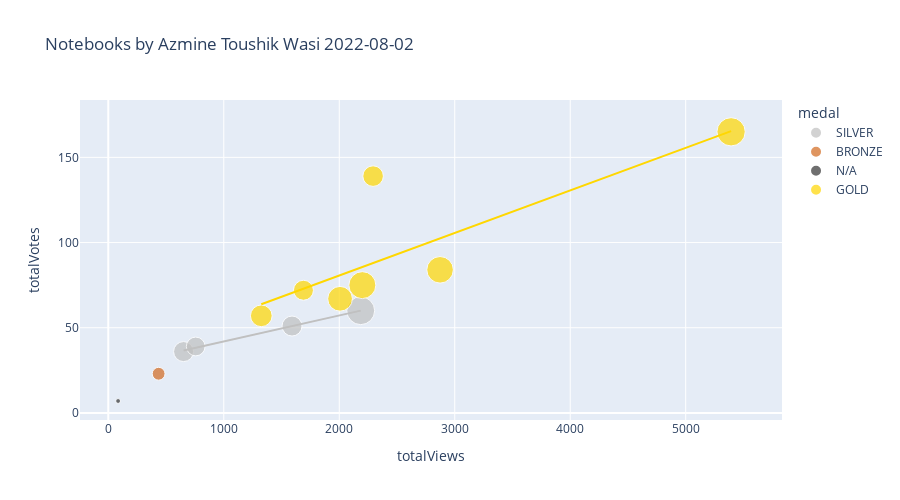

Notebook code for this chart:
### Code cell
dft=pd.read_csv(links[-2])

dft['totalComments'].fillna(0, inplace=True)
dft['medal'].fillna('N/A', inplace=True)
dft['size'] = dft['totalComments'].clip(lower=1)
color_map = {
    'GOLD': 'gold',
    'SILVER': 'silver',
    'BRONZE': 'chocolate',
    'N/A': '#333'}
px.scatter(
    dft,
    'totalViews',
    'totalVotes',
    title=f'Notebooks by {df.author_displayName.get(0)} '+str(links[-2][25:35]),
    log_x=False,
    log_y=False,
    #width=800, 
    height=500,
    color='medal',
    color_discrete_map=color_map,
    size='size',
    trendline='ols',
    trendline_options=dict(log_x=False, log_y=False, add_constant=True),
    #trendline='lowess', # Use for Locally Weighted Scatterplot Smoothing line
    #trendline_scope='overall', # Use this for one trendline
    hover_name='title')

### Figure 1 — Plotly figure (JSON) as saved in the notebook; plotly's stock layout.template omitted (floating-point values rounded to 4 significant figures)
{"data": [{"hovertemplate": "<b>%{hovertext}</b><br><br>medal=SILVER<br>totalViews=%{x}<br>totalVotes=%{y}<br>size=%{marker.size}<extra></extra>", "hovertext": ["▶️ Cristiano Ronaldo ⚽ Goals  📊 EDA, Analysis", "Coursera 📉 EDA, Insights, Sentiment Analysis", "ML Foundation ➡️ Feature Engineering", "Investment and Financial Analysis  🏭 GeoExports"], "legendgroup": "SILVER", "marker": {"color": "silver", "size": [33, 17, 17, 15], "sizemode": "area", "sizeref": 0.085, "symbol": "circle"}, "mode": "markers", "name": "SILVER", "orientation": "v", "showlegend": true, "type": "scatter", "x": [2186, 652, 1591, 757], "xaxis": "x", "y": [60, 36, 51, 39], "yaxis": "y"}, {"hovertemplate": "<b>OLS trendline</b><br>totalVotes = 0.0152407 * totalViews + 26.7405<br>R<sup>2</sup>=0.997333<br><br>medal=SILVER<br>totalViews=%{x}<br>totalVotes=%{y} <b>(trend)</b><extra></extra>", "legendgroup": "SILVER", "marker": {"color": "silver", "symbol": "circle"}, "mode": "lines", "name": "SILVER", "showlegend": false, "type": "scatter", "x": [652, 757, 1591, 2186], "xaxis": "x", "y": [36.68, 38.28, 50.99, 60.06], "yaxis": "y"}, {"hovertemplate": "<b>%{hovertext}</b><br><br>medal=BRONZE<br>totalViews=%{x}<br>totalVotes=%{y}<br>size=%{marker.size}<extra></extra>", "hovertext": ["Daily AQI - Air Quality Index [Scheduled]"], "legendgroup": "BRONZE", "marker": {"color": "chocolate", "size": [7], "sizemode": "area", "sizeref": 0.085, "symbol": "circle"}, "mode": "markers", "name": "BRONZE", "orientation": "v", "showlegend": true, "type": "scatter", "x": [436], "xaxis": "x", "y": [23], "yaxis": "y"}, {"hovertemplate": "medal=BRONZE<extra></extra>", "legendgroup": "BRONZE", "marker": {"color": "chocolate", "symbol": "circle"}, "mode": "lines", "name": "BRONZE", "showlegend": false, "type": "scatter", "xaxis": "x", "yaxis": "y"}, {"hovertemplate": "<b>%{hovertext}</b><br><br>medal=N/A<br>totalViews=%{x}<br>totalVotes=%{y}<br>size=%{marker.size}<extra></extra>", "hovertext": ["Classification ➡️ Comparing Different Algorithms"], "legendgroup": "N/A", "marker": {"color": "#333", "size": [1], "sizemode": "area", "sizeref": 0.085, "symbol": "circle"}, "mode": "markers", "name": "N/A", "orientation": "v", "showlegend": true, "type": "scatter", "x": [85], "xaxis": "x", "y": [7], "yaxis": "y"}, {"hovertemplate": "medal=N/A<extra></extra>", "legendgroup": "N/A", "marker": {"color": "#333", "symbol": "circle"}, "mode": "lines", "name": "N/A", "showlegend": false, "type": "scatter", "xaxis": "x", "yaxis": "y"}, {"hovertemplate": "<b>%{hovertext}</b><br><br>medal=GOLD<br>totalViews=%{x}<br>totalVotes=%{y}<br>size=%{marker.size}<extra></extra>", "hovertext": ["UCL ⚽ EDA & Viz ⭐ 2021-22 ⭐ Players & Teams", "ML Foundation ➡️ Bias-Variance Tradeoff ", "Divorce Prediction & Reasons Analysis with PCA", "▶️ Lionel Messi 📊 Extended EDA ⚽ Goals ", "ML Foundation ➡️ Cross Validation ✅ All Methods", "ML Foundation ➡️ Clustering Techniques, Algorithms", "ML Foundation ➡️ Imputation : All Techniques"], "legendgroup": "GOLD", "marker": {"color": "gold", "size": [26, 30, 20, 31, 17, 18, 34], "sizemode": "area", "sizeref": 0.085, "symbol": "circle"}, "mode": "markers", "name": "GOLD", "orientation": "v", "showlegend": true, "type": "scatter", "x": [2007, 2873, 1325, 2200, 1690, 2293, 5393], "xaxis": "x", "y": [67, 84, 57, 75, 72, 139, 165], "yaxis": "y"}, {"hovertemplate": "<b>OLS trendline</b><br>totalVotes = 0.0249886 * totalViews + 30.6682<br>R<sup>2</sup>=0.673913<br><br>medal=GOLD<br>totalViews=%{x}<br>totalVotes=%{y} <b>(trend)</b><extra></extra>", "legendgroup": "GOLD", "marker": {"color": "gold", "symbol": "circle"}, "mode": "lines", "name": "GOLD", "showlegend": false, "type": "scatter", "x": [1325, 1690, 2007, 2200, 2293, 2873, 5393], "xaxis": "x", "y": [63.78, 72.9, 80.82, 85.64, 87.97, 102.5, 165.4], "yaxis": "y"}], "layout": {"height": 500, "legend": {"itemsizing": "constant", "title": {"text": "medal"}, "tracegroupgap": 0}, "title": {"text": "Notebooks by Azmine Toushik Wasi 2022-08-02"}, "xaxis": {"anchor": "y", "domain": [0, 1], "title": {"text": "totalViews"}}, "yaxis": {"anchor": "x", "domain": [0, 1], "title": {"text": "totalVotes"}}}}
